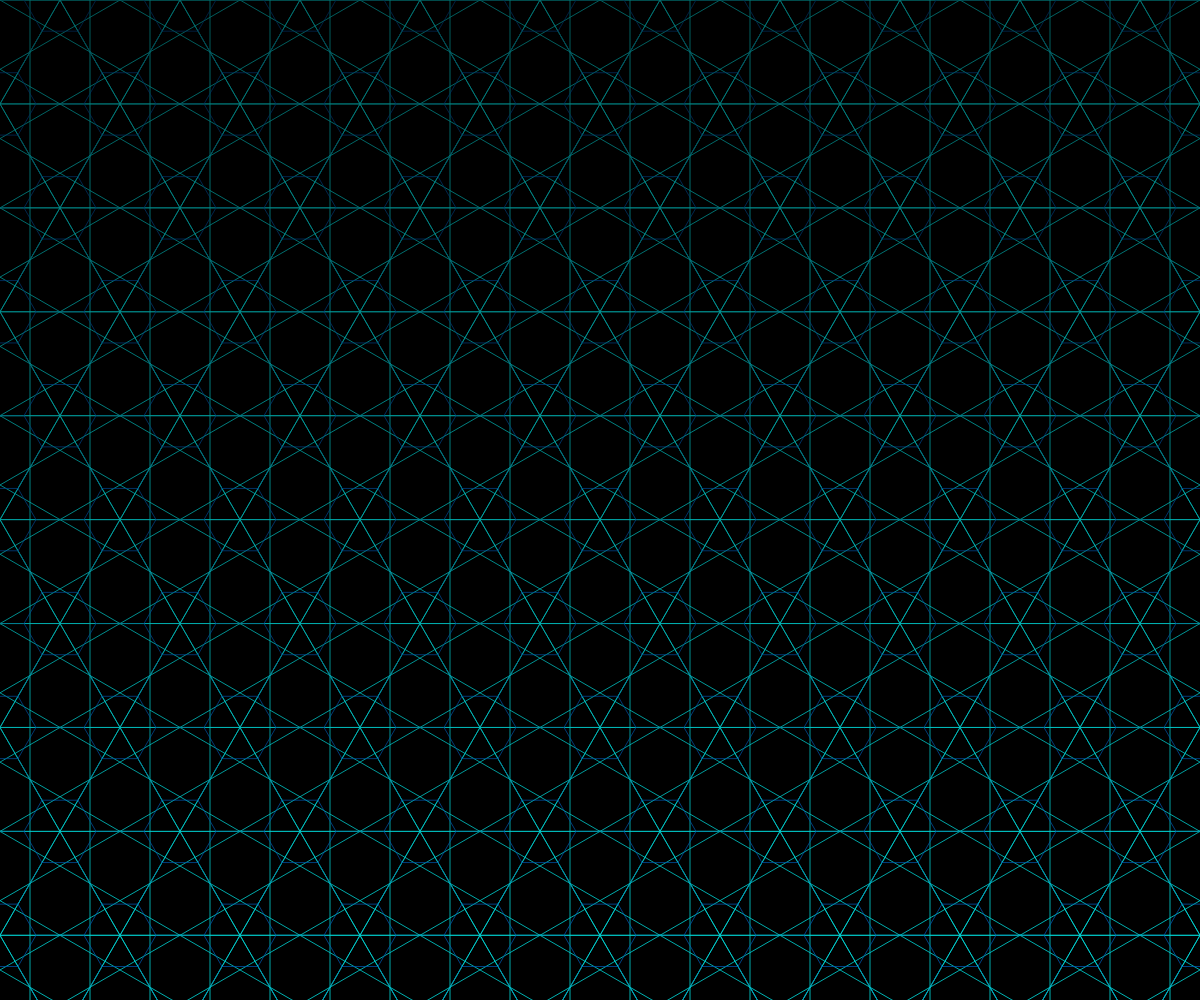
Frame 1 (no input)
Frame 60 (no input): identical to frame 1, image omitted
Frame 120 (the mouse pressed at the canvas centre since frame 60): identical to frame 1, image omitted

The p5.js sketch that drew this single still picture (run headless with seeded random() and noise() and a simulated clock; from frame 60 on, the mouse is pressed at the canvas centre):

// p5.js sketch
// ── sketch.js
let hexGrid = [];
const HEX_RADIUS = 60;
const LINE_WEIGHT = 1;

function setup() {
  createCanvas(windowWidth, windowHeight);
  colorMode(HSB, 360, 100, 100, 1);
  
  // Generate hexagonal grid points
  const hexHeight = HEX_RADIUS * Math.sqrt(3);
  const hexWidth = HEX_RADIUS * 2;
  
  for (let y = -hexHeight; y < height + hexHeight; y += hexHeight) {
    for (let x = -hexWidth; x < width + hexWidth; x += hexWidth) {
      // Offset every other row
      const offsetX = (y / hexHeight) % 2 === 0 ? HEX_RADIUS : 0;
      const centerX = x + offsetX;
      const centerY = y;
      
      // Store hexagon vertices
      const vertices = [];
      for (let i = 0; i < 6; i++) {
        const angle = (i * Math.PI) / 3;
        const px = centerX + HEX_RADIUS * Math.cos(angle);
        const py = centerY + HEX_RADIUS * Math.sin(angle);
        vertices.push({x: px, y: py});
      }
      
      hexGrid.push({
        center: {x: centerX, y: centerY},
        vertices: vertices
      });
    }
  }
}

function draw() {
  background(0, 0, 0);
  
  // Draw interwoven lines between hexagons
  for (let i = 0; i < hexGrid.length; i++) {
    const hex1 = hexGrid[i];
    
    // Connect to neighbors in a fixed pattern
    const connections = [
      [0, 2], [1, 3], [2, 4], [3, 5], [4, 0], [5, 1],
      [0, 3], [1, 4], [2, 5], [3, 0], [4, 1], [5, 2]
    ];
    
    for (let j = 0; j < connections.length; j++) {
      const [idx1, idx2] = connections[j];
      
      // Use rigid hexagon vertices without warping
      const x1 = hex1.vertices[idx1].x;
      const y1 = hex1.vertices[idx1].y;
      const x2 = hex1.vertices[idx2].x;
      const y2 = hex1.vertices[idx2].y;
      
      // Use monochromatic shades of cyan and indigo
      const shade = map(i, 0, hexGrid.length, 40, 90);
      stroke(180, 100, shade, 0.8);
      strokeWeight(LINE_WEIGHT);
      line(x1, y1, x2, y2);
    }
    
    // Draw inner connecting lines for complexity
    const innerRadius = HEX_RADIUS * 0.6;
    const innerVertices = [];
    for (let k = 0; k < 6; k++) {
      const angle = (k * Math.PI) / 3;
      const px = hex1.center.x + innerRadius * Math.cos(angle);
      const py = hex1.center.y + innerRadius * Math.sin(angle);
      innerVertices.push({x: px, y: py});
    }
    
    // Connect inner vertices to create a more complex structure
    for (let k = 0; k < 6; k++) {
      const next = (k + 1) % 6;
      const x1 = innerVertices[k].x;
      const y1 = innerVertices[k].y;
      const x2 = innerVertices[next].x;
      const y2 = innerVertices[next].y;
      
      const shade = map(i, 0, hexGrid.length, 30, 80);
      stroke(210, 100, shade, 0.7);
      strokeWeight(LINE_WEIGHT);
      line(x1, y1, x2, y2);
    }
    
    // Connect inner vertices to outer ones
    for (let k = 0; k < 6; k++) {
      const x1 = innerVertices[k].x;
      const y1 = innerVertices[k].y;
      const x2 = hex1.vertices[k].x;
      const y2 = hex1.vertices[k].y;
      
      const shade = map(i, 0, hexGrid.length, 20, 70);
      stroke(195, 100, shade, 0.6);
      strokeWeight(LINE_WEIGHT);
      line(x1, y1, x2, y2);
    }
  }
}

function windowResized() {
  resizeCanvas(windowWidth, windowHeight);
}
